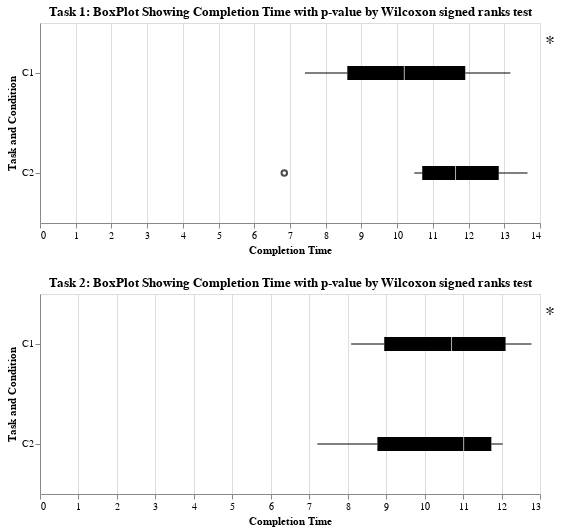

Source (notebook cell):
### Markdown cell above
## Boxplot with p-value

### Code cell
import pandas as pd
import altair as alt

# Create and preprocess the DataFrames
data_T1 = {'C1': [13.17, 8.28, 7.42, 12.27, 10.82, 9.58], 'C2': [13.65, 10.48, 6.84, 11.9, 13.16, 11.37]}
data_T2 = {'C1': [12.78, 8.09, 8.44, 12.5, 10.92, 10.48], 'C2': [12.03, 10.55, 7.21, 11.48, 11.82, 8.18]}
index = ['P1', 'P2', 'P3', 'P4', 'P5', 'P6']

df_T1 = pd.DataFrame(data_T1, index=index).stack().reset_index().rename(columns={"level_0": "Participant", "level_1": "Group", 0: "Value"})
df_T2 = pd.DataFrame(data_T2, index=index).stack().reset_index().rename(columns={"level_0": "Participant", "level_1": "Group", 0: "Value"})
df_T1["Time"] = "T1"
df_T2["Time"] = "T2"
df_combined = pd.concat([df_T1, df_T2], ignore_index=True)

# Create the box plots for Task 1 and Task 2
def create_box_plot(df, title):
    box_plot = alt.Chart(df).mark_boxplot(color='black').encode(
        x=alt.X('Value:Q', title='Completion Time'),
        y=alt.Y('Group:N', title='Task and Condition', sort=['C1', 'C2']),
        tooltip=alt.Tooltip('Value:Q', title='Completion Time')
    )
    plot = box_plot.properties(width=500, height=200, title=title)
    return plot

task1_plot = create_box_plot(df_T1, 'Task 1: BoxPlot Showing Completion Time with p-value by Wilcoxon signed ranks test')
task2_plot = create_box_plot(df_T2, 'Task 2: BoxPlot Showing Completion Time with p-value by Wilcoxon signed ranks test')

# Add p-value text above Task 1 plot
pvalue_text1 = alt.Chart(pd.DataFrame({'x': [1], 'y': [1], 'pvalue': ['P-value: 0.21875']})).mark_text(
    text="*",
    fontSize=20,
    x=510,
    y=20
).encode(
    tooltip='pvalue:N'
)

# Add p-value text above Task 2 plot
pvalue_text2 = alt.Chart(pd.DataFrame({'x': [1], 'y': [1], 'pvalue': ['P-value: 0.6875']})).mark_text(
    text="*",
    fontSize=20,
    x=510,
    y=20
).encode(
    tooltip='pvalue:N'
)

# Combine the plots and display them
(task1_plot + pvalue_text1) & (task2_plot + pvalue_text2)

### Figure 1 — Vega-Lite specification as saved in the notebook (floating-point values rounded to 4 significant figures)
{"config": {"view": {"continuousWidth": 400, "continuousHeight": 300}}, "vconcat": [{"layer": [{"data": {"name": "data-b98356b28ae4057bd68e66ef70d203d8"}, "mark": {"type": "boxplot", "color": "black"}, "encoding": {"tooltip": {"field": "Value", "title": "Completion Time", "type": "quantitative"}, "x": {"field": "Value", "title": "Completion Time", "type": "quantitative"}, "y": {"field": "Group", "sort": ["C1", "C2"], "title": "Task and Condition", "type": "nominal"}}, "height": 200, "title": "Task 1: BoxPlot Showing Completion Time with p-value by Wilcoxon signed ranks test", "width": 500}, {"data": {"name": "data-6758c3dd44e5386fe9282136e489186b"}, "mark": {"type": "text", "fontSize": 20, "text": "*", "x": 510, "y": 20}, "encoding": {"tooltip": {"field": "pvalue", "type": "nominal"}}}]}, {"layer": [{"data": {"name": "data-c401be7c368df7d44fdbd07f21d8d84e"}, "mark": {"type": "boxplot", "color": "black"}, "encoding": {"tooltip": {"field": "Value", "title": "Completion Time", "type": "quantitative"}, "x": {"field": "Value", "title": "Completion Time", "type": "quantitative"}, "y": {"field": "Group", "sort": ["C1", "C2"], "title": "Task and Condition", "type": "nominal"}}, "height": 200, "title": "Task 2: BoxPlot Showing Completion Time with p-value by Wilcoxon signed ranks test", "width": 500}, {"data": {"name": "data-26f61134413264b802f06f2c8410a31c"}, "mark": {"type": "text", "fontSize": 20, "text": "*", "x": 510, "y": 20}, "encoding": {"tooltip": {"field": "pvalue", "type": "nominal"}}}]}], "$schema": "https://vega.github.io/schema/vega-lite/v4.17.0.json", "datasets": {"data-b98356b28ae4057bd68e66ef70d203d8": [{"Participant": "P1", "Group": "C1", "Value": 13.17, "Time": "T1"}, {"Participant": "P1", "Group": "C2", "Value": 13.65, "Time": "T1"}, {"Participant": "P2", "Group": "C1", "Value": 8.28, "Time": "T1"}, {"Participant": "P2", "Group": "C2", "Value": 10.48, "Time": "T1"}, {"Participant": "P3", "Group": "C1", "Value": 7.42, "Time": "T1"}, {"Participant": "P3", "Group": "C2", "Value": 6.84, "Time": "T1"}, {"Participant": "P4", "Group": "C1", "Value": 12.27, "Time": "T1"}, {"Participant": "P4", "Group": "C2", "Value": 11.9, "Time": "T1"}, {"Participant": "P5", "Group": "C1", "Value": 10.82, "Time": "T1"}, {"Participant": "P5", "Group": "C2", "Value": 13.16, "Time": "T1"}, {"Participant": "P6", "Group": "C1", "Value": 9.58, "Time": "T1"}, {"Participant": "P6", "Group": "C2", "Value": 11.37, "Time": "T1"}], "data-6758c3dd44e5386fe9282136e489186b": [{"x": 1, "y": 1, "pvalue": "P-value: 0.21875"}], "data-c401be7c368df7d44fdbd07f21d8d84e": [{"Participant": "P1", "Group": "C1", "Value": 12.78, "Time": "T2"}, {"Participant": "P1", "Group": "C2", "Value": 12.03, "Time": "T2"}, {"Participant": "P2", "Group": "C1", "Value": 8.09, "Time": "T2"}, {"Participant": "P2", "Group": "C2", "Value": 10.55, "Time": "T2"}, {"Participant": "P3", "Group": "C1", "Value": 8.44, "Time": "T2"}, {"Participant": "P3", "Group": "C2", "Value": 7.21, "Time": "T2"}, {"Participant": "P4", "Group": "C1", "Value": 12.5, "Time": "T2"}, {"Participant": "P4", "Group": "C2", "Value": 11.48, "Time": "T2"}, {"Participant": "P5", "Group": "C1", "Value": 10.92, "Time": "T2"}, {"Participant": "P5", "Group": "C2", "Value": 11.82, "Time": "T2"}, {"Participant": "P6", "Group": "C1", "Value": 10.48, "Time": "T2"}, {"Participant": "P6", "Group": "C2", "Value": 8.18, "Time": "T2"}], "data-26f61134413264b802f06f2c8410a31c": [{"x": 1, "y": 1, "pvalue": "P-value: 0.6875"}]}}
